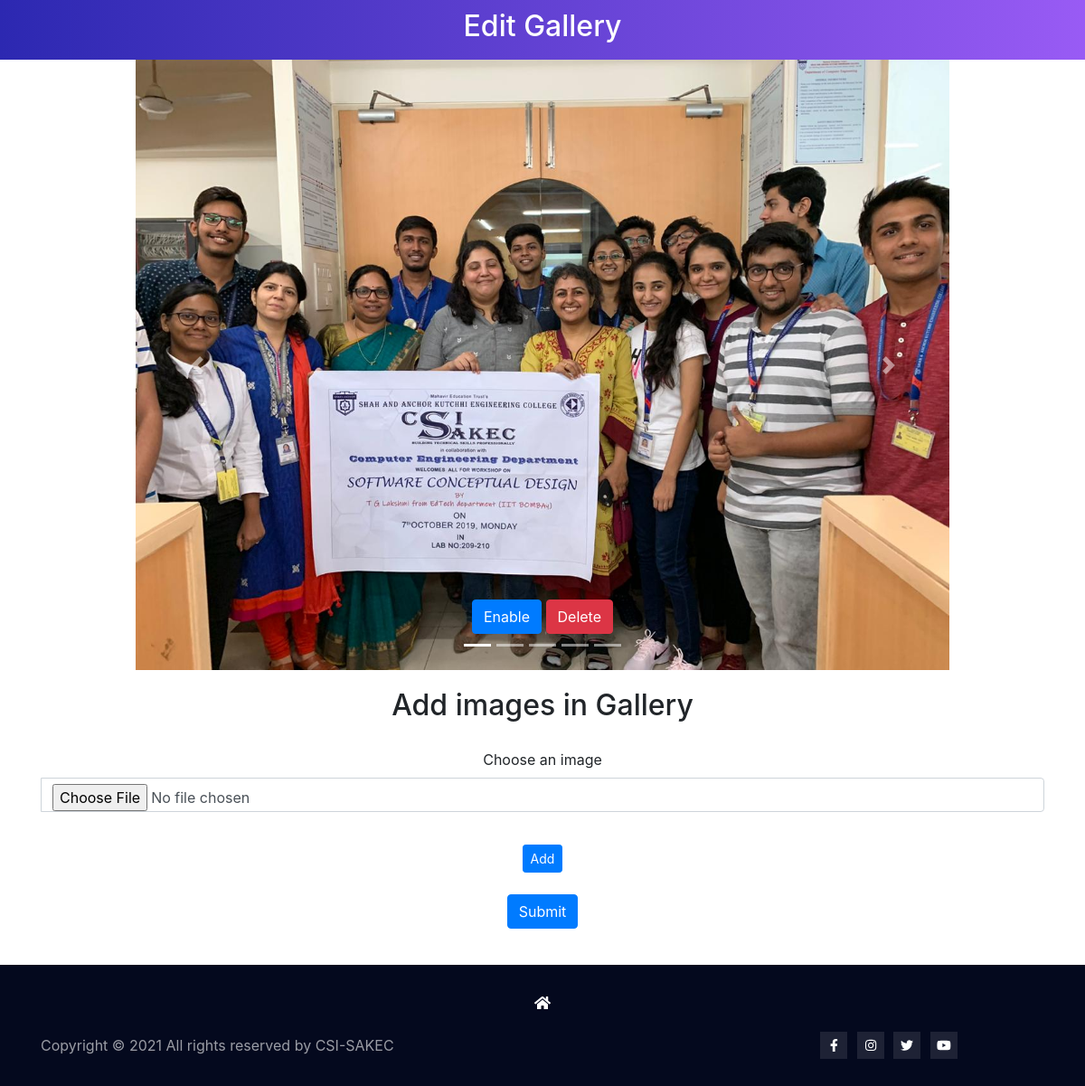
Page /Gallery_Images/gallery.php (signed in) on the earlier database version.
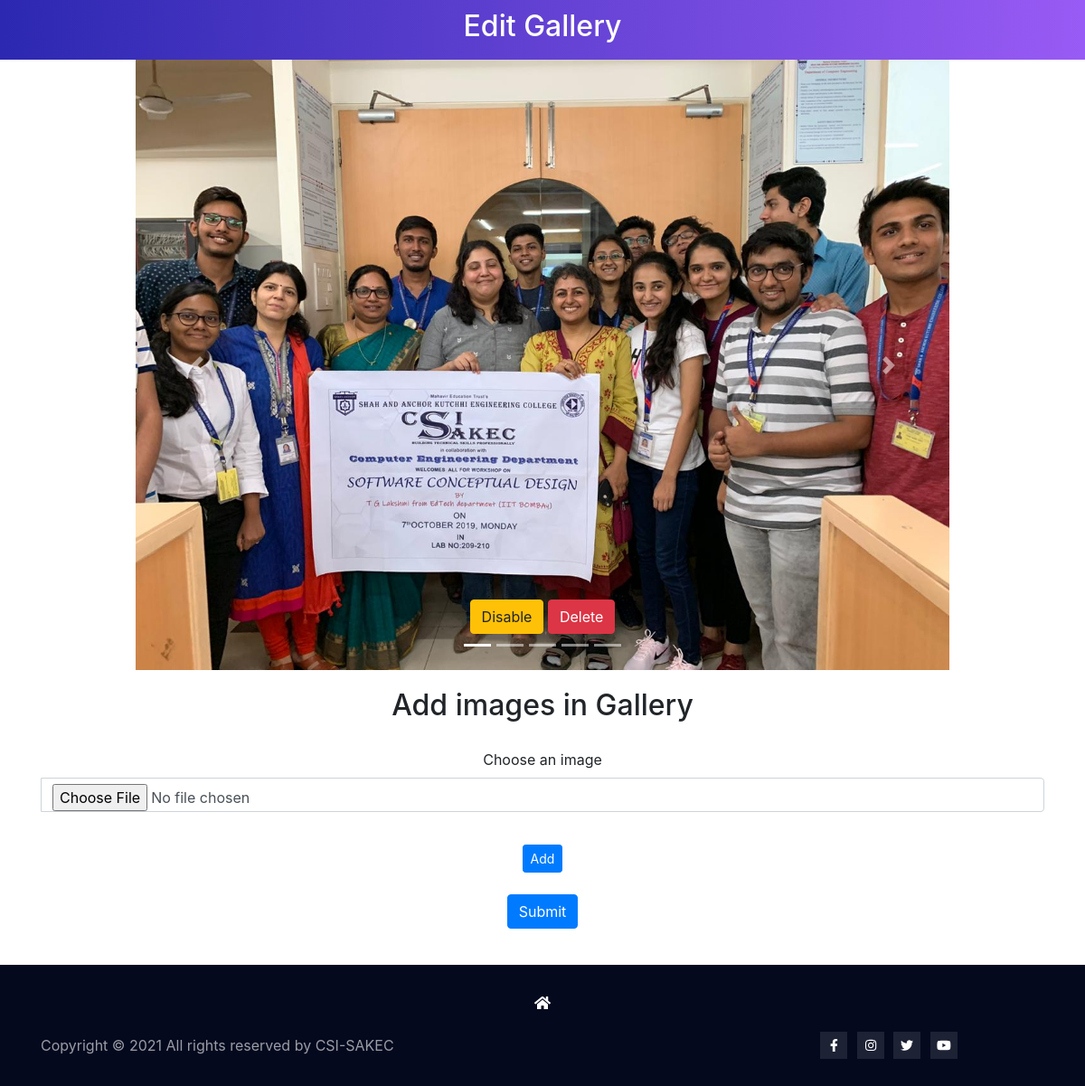
Same page on the later database version.
### tables this page shows
CREATE TABLE `csi_gallery` (
  `id` int(11) NOT NULL,
  `image` text NOT NULL,
  `status` tinyint(1) NOT NULL
);

### config.php (called while the page is built, shortened)
<?php
    $conn = mysqli_connect(DB_SERVER, DB_USERNAME, DB_PASSWORD, DB_NAME);
    function execute($sql){
        global $conn;
        return mysqli_query($conn, $sql);
    }
?>

### Gallery_Images/gallery.php (the view, shortened to what this page needs)
<!DOCTYPE html>
<html lang="en">
<head>
    <link rel="stylesheet" href="../plugins/bootstrap-4.6.0-dist/css/bootstrap.min.css">
    <link rel="stylesheet" href="../css/gallery.css?v=<?php echo time(); ?>">
    <?php
    require_once "../config.php";
    ?>
</head>
<body>
    <header>
        <h2 class="text-center">Edit Gallery </h2>
    </header>
    <div class="w-75 mx-auto">
        <div id="carouselExampleIndicators" class="carousel slide" data-ride="carousel" >
            <ol class="carousel-indicators">
            <?php
                $gallerysqlstmt = execute("SELECT * FROM `csi_gallery`");
                $number_of_images_gallery = mysqli_num_rows($gallerysqlstmt);
                for ($j = 0; $j < $number_of_images_gallery;$j++) {
            ?>
                <li data-target="#carouselExampleIndicators" data-slide-to="<?php echo $j; ?>" <?php if($j==0){echo 'class="active"';} ?>></li>
            <?php
                }
            ?>
            </ol>
            <div class="carousel-inner">
            <?php
                for ($i = 0; $i < $number_of_images_gallery; $i++) {
                    $row = mysqli_fetch_assoc($gallerysqlstmt);
            ?>
                <div class="carousel-item <?php if($i==0){echo "active";} ?>">
                    <img class="d-block w-100" src="<?php echo $row['image']; ?>" alt="no image">
                    <div class="carousel-caption d-none d-md-block">
                        <div id="photoStatus_<?php echo $row['id']; ?>" class="d-inline">
                        <?php
                        if($row['status']==1){
                        ?>
                            <button name='disablePhoto' value='<?php echo $row['id']; ?>' class='btn btn-warning'>Disable</button>
                        <?php
                        }else{
                        ?>
                            <button name='enablePhoto' value='<?php echo $row['id']; ?>' class='btn btn-primary'>Enable</button>
                        <?php
                        }
                        ?>
                        </div>
                        <button type='submit' name="deletePhoto" value='<?php echo $row['id']; ?>' class='btn btn-danger'>Delete</button>
                    </div>
                </div>
            <?php
                }
            ?>
            </div>
            <a class="carousel-control-prev" href="#carouselExampleIndicators" role="button" data-slide="prev">
                <span class="carousel-control-prev-icon" aria-hidden="true"></span>
            </a>
            <a class="carousel-control-next" href="#carouselExampleIndicators" role="button" data-slide="next">
                <span class="carousel-control-next-icon" aria-hidden="true"></span>
            </a>
        </div>
    </div>
    <div class="spacer" style="height:20px;"></div>
    <h2 class="text-center">Add images in Gallery </h2>
    <div class="spacer" style="height:20px;"></div>
    <div class="container text-center">
        <form action="<?php echo htmlspecialchars($_SERVER["PHP_SELF"]); ?>" method="POST" enctype="multipart/form-data">
            <label class="form-label" for="customFile">Choose an image</label>
            <div class="form-group">
                <div class="input-group phone-input">
                    <input name="image1" type="file" class="form-control" id="customFile" required />
                </div>
            </div>
            <div class="spacer" style="height:20px;"></div>
            <button class="btn btn-primary btn-sm btn-add-phone">Add</button> <br> <br>
            <button class="btn btn-primary" name="insert" value="submit">Submit</button>
        </form>
    </div>
    <div class="spacer" style="height:40px;"></div>
    <section id="contact">
        <footer class="footer-area p_60">
            <div class="container">
                <div class="text-center  footer-social"><a href="../index.php" class="text-white"><i class="fas fa-home"></i></a></div>
                <div class="row footer-bottom d-flex justify-content-between align-items-center">
                    <p class="col-lg-8 col-md-8 footer-text m-0">
                        Copyright © <script>document.write(new Date().getFullYear());</script> All rights reserved by CSI-SAKEC
                    </p>
                    <div class="col-lg-4 col-md-4 footer-social">
                        <a href="https://www.facebook.com/csisakec/photos"><i class="fab fa-facebook-f"></i></a>
                        <a href="https://www.instagram.com/csi.sakec/?utm_medium=copy_link"><i class="fab fa-instagram"></i></a>
                        <a href="https://twitter.com/sakectweets?lang=en"><i class="fab fa-twitter"></i></a>
                        <a href="https://www.youtube.com/c/SAKECYouTubeChannel"><i class="fab fa-youtube"></i></a>
                    </div>
                </div>
            </div>
        </footer>
    </section>
</body>
</html>

Differences in the rows shown:
changed csi_gallery: status "Enable" → "Disable"
